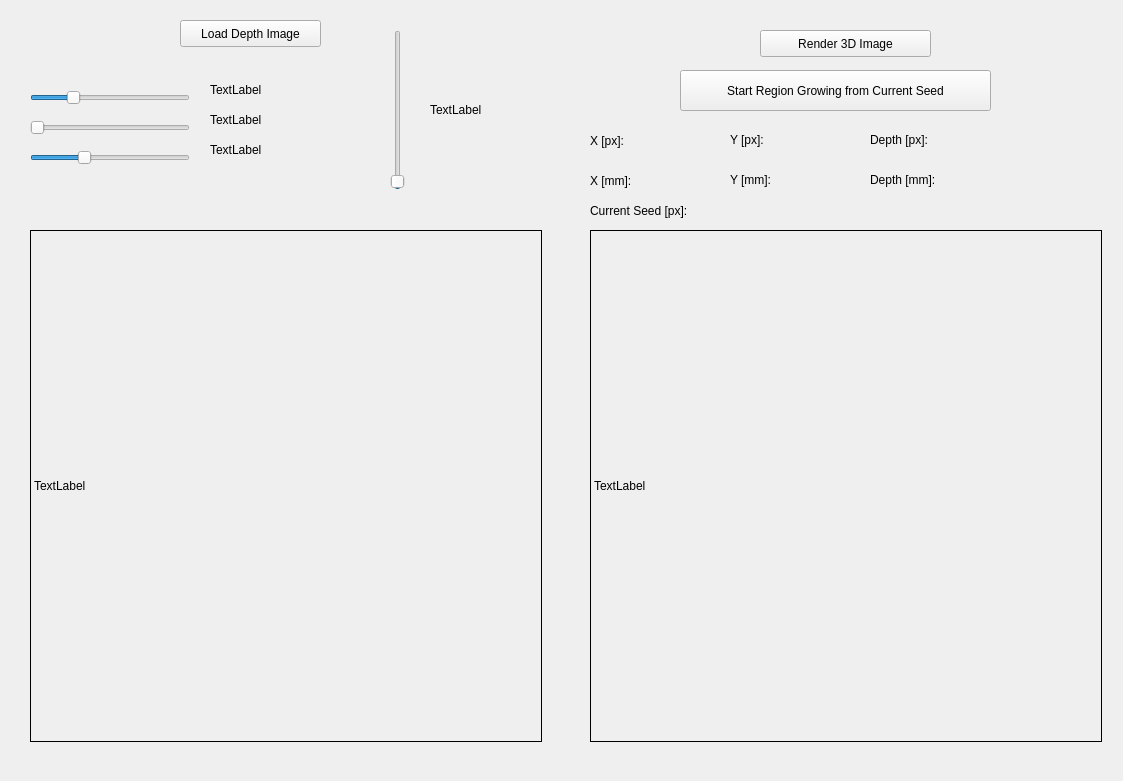
<?xml version="1.0" encoding="UTF-8"?>
<ui version="4.0">
 <class>Widget</class>
 <widget class="QWidget" name="Widget">
  <property name="geometry">
   <rect>
    <x>0</x>
    <y>0</y>
    <width>1123</width>
    <height>781</height>
   </rect>
  </property>
  <property name="windowTitle">
   <string>Widget</string>
  </property>
  <widget class="QLabel" name="label_imgArea">
   <property name="geometry">
    <rect>
     <x>30</x>
     <y>230</y>
     <width>512</width>
     <height>512</height>
    </rect>
   </property>
   <property name="frameShape">
    <enum>QFrame::Box</enum>
   </property>
   <property name="text">
    <string>TextLabel</string>
   </property>
  </widget>
  <widget class="QSlider" name="horizontalSlider_center">
   <property name="geometry">
    <rect>
     <x>30</x>
     <y>90</y>
     <width>160</width>
     <height>16</height>
    </rect>
   </property>
   <property name="autoFillBackground">
    <bool>false</bool>
   </property>
   <property name="minimum">
    <number>-1024</number>
   </property>
   <property name="maximum">
    <number>3071</number>
   </property>
   <property name="sliderPosition">
    <number>1</number>
   </property>
   <property name="orientation">
    <enum>Qt::Horizontal</enum>
   </property>
  </widget>
  <widget class="QSlider" name="horizontalSlider_windowSize">
   <property name="geometry">
    <rect>
     <x>30</x>
     <y>120</y>
     <width>160</width>
     <height>16</height>
    </rect>
   </property>
   <property name="minimum">
    <number>1</number>
   </property>
   <property name="maximum">
    <number>4095</number>
   </property>
   <property name="orientation">
    <enum>Qt::Horizontal</enum>
   </property>
  </widget>
  <widget class="QLabel" name="label_sliderCenter">
   <property name="geometry">
    <rect>
     <x>210</x>
     <y>80</y>
     <width>141</width>
     <height>19</height>
    </rect>
   </property>
   <property name="text">
    <string>TextLabel</string>
   </property>
  </widget>
  <widget class="QLabel" name="label_sliderWSize">
   <property name="geometry">
    <rect>
     <x>210</x>
     <y>110</y>
     <width>141</width>
     <height>19</height>
    </rect>
   </property>
   <property name="text">
    <string>TextLabel</string>
   </property>
  </widget>
  <widget class="QPushButton" name="pushButton_loadImage3D">
   <property name="geometry">
    <rect>
     <x>180</x>
     <y>20</y>
     <width>141</width>
     <height>27</height>
    </rect>
   </property>
   <property name="text">
    <string>Load Depth Image</string>
   </property>
  </widget>
  <widget class="QSlider" name="verticalSlider_depth">
   <property name="geometry">
    <rect>
     <x>390</x>
     <y>30</y>
     <width>16</width>
     <height>160</height>
    </rect>
   </property>
   <property name="maximum">
    <number>255</number>
   </property>
   <property name="sliderPosition">
    <number>1</number>
   </property>
   <property name="orientation">
    <enum>Qt::Vertical</enum>
   </property>
  </widget>
  <widget class="QLabel" name="label_currentDepth">
   <property name="geometry">
    <rect>
     <x>430</x>
     <y>100</y>
     <width>181</width>
     <height>19</height>
    </rect>
   </property>
   <property name="text">
    <string>TextLabel</string>
   </property>
  </widget>
  <widget class="QSlider" name="horizontalSlider_threshold">
   <property name="geometry">
    <rect>
     <x>30</x>
     <y>150</y>
     <width>160</width>
     <height>16</height>
    </rect>
   </property>
   <property name="minimum">
    <number>-1024</number>
   </property>
   <property name="maximum">
    <number>3071</number>
   </property>
   <property name="value">
    <number>300</number>
   </property>
   <property name="sliderPosition">
    <number>300</number>
   </property>
   <property name="orientation">
    <enum>Qt::Horizontal</enum>
   </property>
  </widget>
  <widget class="QLabel" name="label_sliderThreshold">
   <property name="geometry">
    <rect>
     <x>210</x>
     <y>140</y>
     <width>141</width>
     <height>19</height>
    </rect>
   </property>
   <property name="text">
    <string>TextLabel</string>
   </property>
  </widget>
  <widget class="QLabel" name="label_image3D">
   <property name="geometry">
    <rect>
     <x>590</x>
     <y>230</y>
     <width>512</width>
     <height>512</height>
    </rect>
   </property>
   <property name="frameShape">
    <enum>QFrame::Box</enum>
   </property>
   <property name="text">
    <string>TextLabel</string>
   </property>
  </widget>
  <widget class="QPushButton" name="pushButton_render3D">
   <property name="geometry">
    <rect>
     <x>760</x>
     <y>30</y>
     <width>171</width>
     <height>27</height>
    </rect>
   </property>
   <property name="text">
    <string>Render 3D Image</string>
   </property>
  </widget>
  <widget class="QLabel" name="label_xPos">
   <property name="geometry">
    <rect>
     <x>590</x>
     <y>130</y>
     <width>91</width>
     <height>21</height>
    </rect>
   </property>
   <property name="text">
    <string>X [px]:</string>
   </property>
  </widget>
  <widget class="QLabel" name="label_yPos">
   <property name="geometry">
    <rect>
     <x>730</x>
     <y>130</y>
     <width>91</width>
     <height>19</height>
    </rect>
   </property>
   <property name="text">
    <string>Y [px]:</string>
   </property>
  </widget>
  <widget class="QLabel" name="label_depthPos">
   <property name="geometry">
    <rect>
     <x>870</x>
     <y>130</y>
     <width>151</width>
     <height>19</height>
    </rect>
   </property>
   <property name="text">
    <string>Depth [px]:</string>
   </property>
  </widget>
  <widget class="QLabel" name="label_yPos_mm">
   <property name="geometry">
    <rect>
     <x>730</x>
     <y>170</y>
     <width>131</width>
     <height>19</height>
    </rect>
   </property>
   <property name="text">
    <string>Y [mm]:</string>
   </property>
  </widget>
  <widget class="QLabel" name="label_xPos_mm">
   <property name="geometry">
    <rect>
     <x>590</x>
     <y>170</y>
     <width>131</width>
     <height>21</height>
    </rect>
   </property>
   <property name="text">
    <string>X [mm]:</string>
   </property>
  </widget>
  <widget class="QLabel" name="label_depthPos_mm">
   <property name="geometry">
    <rect>
     <x>870</x>
     <y>170</y>
     <width>231</width>
     <height>19</height>
    </rect>
   </property>
   <property name="text">
    <string>Depth [mm]:</string>
   </property>
  </widget>
  <widget class="QPushButton" name="pushButton_startRegionGrowing">
   <property name="geometry">
    <rect>
     <x>680</x>
     <y>70</y>
     <width>311</width>
     <height>41</height>
    </rect>
   </property>
   <property name="text">
    <string>Start Region Growing from Current Seed</string>
   </property>
  </widget>
  <widget class="QLabel" name="label_currentSeed">
   <property name="geometry">
    <rect>
     <x>590</x>
     <y>200</y>
     <width>531</width>
     <height>21</height>
    </rect>
   </property>
   <property name="text">
    <string>Current Seed [px]: </string>
   </property>
  </widget>
 </widget>
 <resources/>
 <connections/>
</ui>
